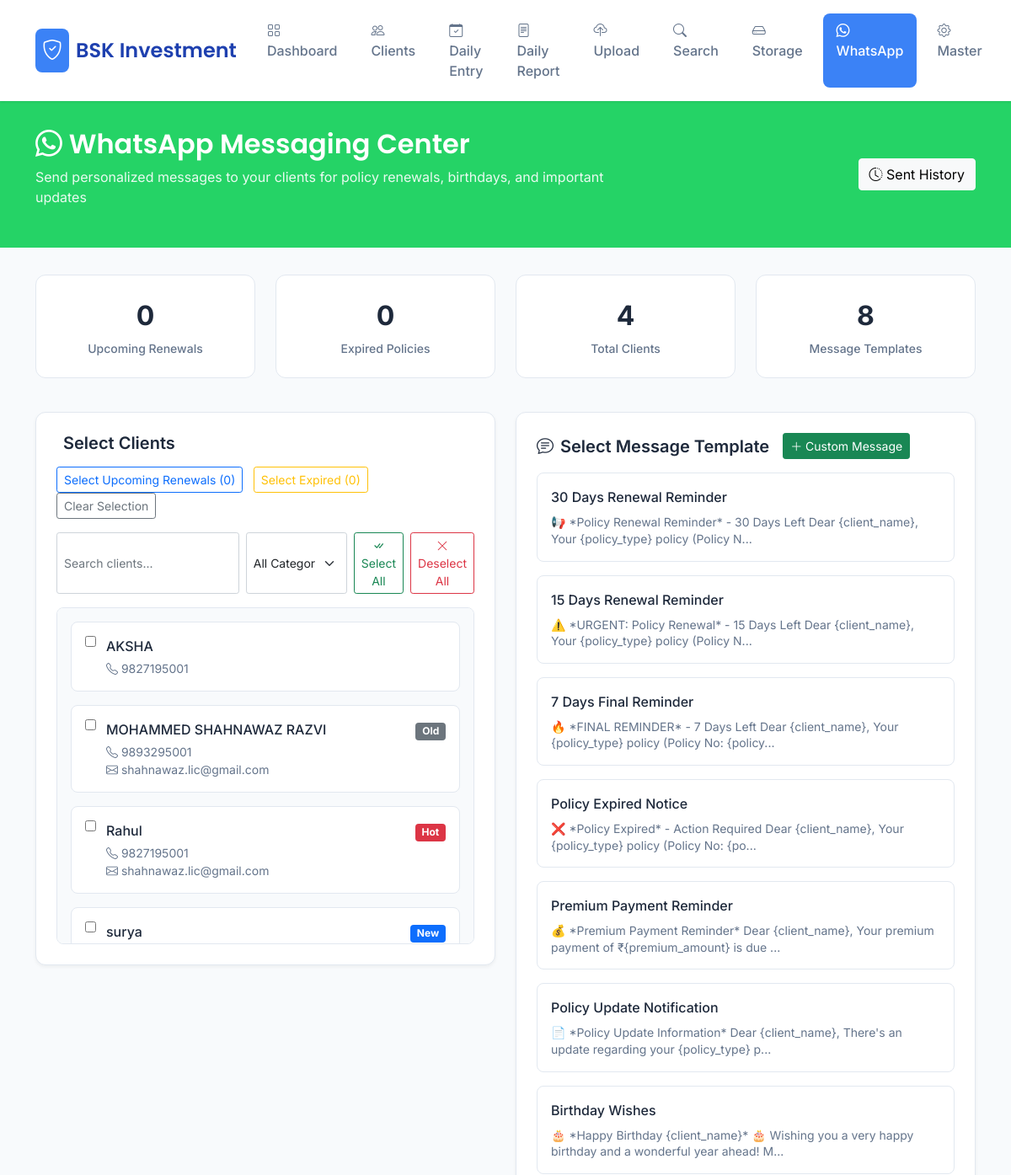
The page /whatsapp (upper part) on the database as committed earlier.
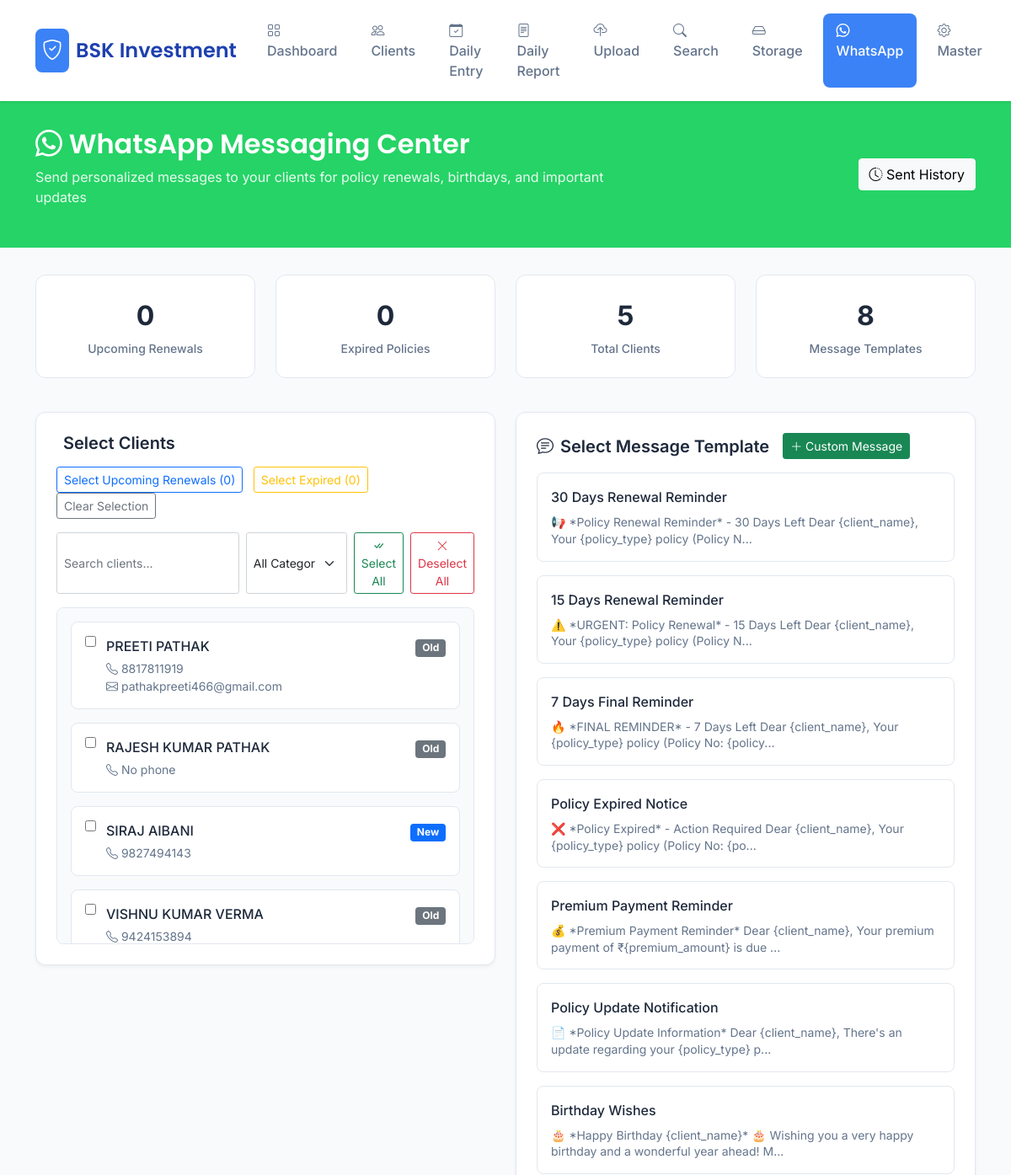
The same page on the database as committed later.
### tables this page shows
CREATE TABLE clients (
            id INTEGER PRIMARY KEY AUTOINCREMENT,
            name TEXT NOT NULL,
            phone TEXT,
            email TEXT,
            folder_name TEXT,
            client_type TEXT,
            policy_number TEXT,
            pan_card TEXT,
            address TEXT,
            created_at TIMESTAMP DEFAULT CURRENT_TIMESTAMP
        , policy_expiry_date TEXT, premium_amount TEXT, policy_type TEXT);

### app.py (the view)
@app.route('/whatsapp')
def whatsapp_dashboard():
    conn = get_db_connection()
    upcoming_renewals = conn.execute('''
        SELECT * FROM clients
        WHERE policy_expiry_date IS NOT NULL
        AND date(policy_expiry_date) <= date('now', '+30 days')
        AND date(policy_expiry_date) >= date('now')
        ORDER BY policy_expiry_date
    ''').fetchall()
    expired_policies = conn.execute('''
        SELECT * FROM clients
        WHERE policy_expiry_date IS NOT NULL
        AND date(policy_expiry_date) < date('now')
        ORDER BY policy_expiry_date DESC
    ''').fetchall()
    all_clients = conn.execute('SELECT * FROM clients ORDER BY name').fetchall()
    all_clients = [dict(client) for client in all_clients]
    upcoming_renewals = [dict(client) for client in upcoming_renewals]
    expired_policies = [dict(client) for client in expired_policies]
    conn.close()
    return render_template('whatsapp_dashboard.html',
                         upcoming_renewals=upcoming_renewals,
                         expired_policies=expired_policies,
                         all_clients=all_clients,
                         templates=WHATSAPP_TEMPLATES)

### app.py (called while the page is built)
def get_db_connection():
    try:
        conn = sqlite3.connect('documents.db', timeout=60)
        conn.row_factory = sqlite3.Row
        conn.execute('PRAGMA journal_mode=WAL')
        conn.execute('PRAGMA busy_timeout=60000')
        conn.execute('PRAGMA synchronous=NORMAL')
        return conn
    except sqlite3.Error as e:
        logger.error(f"Database connection error: {e}")
        return None

### templates/whatsapp_dashboard.html (shortened to what the changed rows need)
<!DOCTYPE html>
<html lang="hi">
<head>
    <link href="https://cdn.jsdelivr.net/npm/bootstrap@5.1.3/dist/css/bootstrap.min.css" rel="stylesheet">
    <link rel="stylesheet" href="https://cdn.jsdelivr.net/npm/bootstrap-icons@1.7.2/font/bootstrap-icons.css">
</head>
{% set active_page = 'whatsapp' %}
    <div class="whatsapp-header">
        <div class="container">
            <div class="row align-items-center">
                <div class="col-md-8">
                    <h1 class="whatsapp-title">
                        <i class="bi bi-whatsapp"></i> WhatsApp Messaging Center
                    </h1>
                </div>
            </div>
        </div>
    </div>
    <div class="container">
        <div class="row mb-4">
            <div class="col-md-3 col-6 mb-3">
                <div class="stat-card">
                    <div class="stat-value">{{ all_clients|length }}</div>
                    <div class="stat-label">Total Clients</div>
                </div>
            </div>
        </div>
        <div class="row">
            <div class="col-lg-6 mb-4">
                <div class="message-card">
                    <div class="client-grid" id="clientGrid">
                        {% for client in all_clients %}
                        <div class="client-item" data-client-id="{{ client.id }}" data-category="{{ client.client_type|lower if client.client_type else '' }}" onclick="toggleClient({{ client.id }})">
                            <div class="d-flex align-items-start">
                                <input type="checkbox" class="client-checkbox" id="client_{{ client.id }}">
                                <div class="flex-grow-1">
                                    <div class="d-flex justify-content-between align-items-center">
                                        <div class="client-name">{{ client.name }}</div>
                                        {% if client.client_type %}
                                        <span class="badge bg-{% if client.client_type == 'New' %}primary{% elif client.client_type == 'Hot' %}danger{% else %}secondary{% endif %}">{{ client.client_type }}</span>
                                        {% endif %}
                                    </div>
                                    <div class="client-details">
                                        <i class="bi bi-telephone"></i> {{ client.phone or 'No phone' }}
                                        {% if client.email %}
                                        <br><i class="bi bi-envelope"></i> {{ client.email }}
                                        {% endif %}
                                    </div>
                                </div>
                            </div>
                        </div>
                        {% endfor %}
                    </div>
                </div>
            </div>
            <div class="col-lg-6 mb-4">
                <div class="message-card">
                    <div class="template-grid">
                        {% for template_id, template in templates.items() %}
                        <div class="template-card" onclick="selectTemplate('{{ template_id }}')" data-template-id="{{ template_id }}">
                            <div class="template-name">{{ template.name }}</div>
                            <div class="template-preview">{{ template.message[:100] }}...</div>
                        </div>
                        {% endfor %}
                    </div>
                </div>
            </div>
        </div>
    </div>
</body>
</html>

Rows that differ between the two databases and show on the page:
removed clients: name "AKSHA", phone "9827195001"
removed clients: name "MOHAMMED SHAHNAWAZ RAZVI", client_type "Old", phone "9893295001", email "shahnawaz.lic@gmail.com"
removed clients: name "Rahul", client_type "Hot", phone "9827195001", email "shahnawaz.lic@gmail.com"
removed clients: name "surya", client_type "New"
added clients: name "PREETI PATHAK", client_type "Old", phone "8817811919", email "pathakpreeti466@gmail.com"
added clients: name "RAJESH KUMAR PATHAK", client_type "Old", phone "No phone"
added clients: name "SIRAJ AIBANI", client_type "New", phone "9827494143"
added clients: name "VISHNU KUMAR VERMA", client_type "Old", phone "9424153894"
Other text that changed with them:
{{ all_clients|length }}: "4" → "5"
